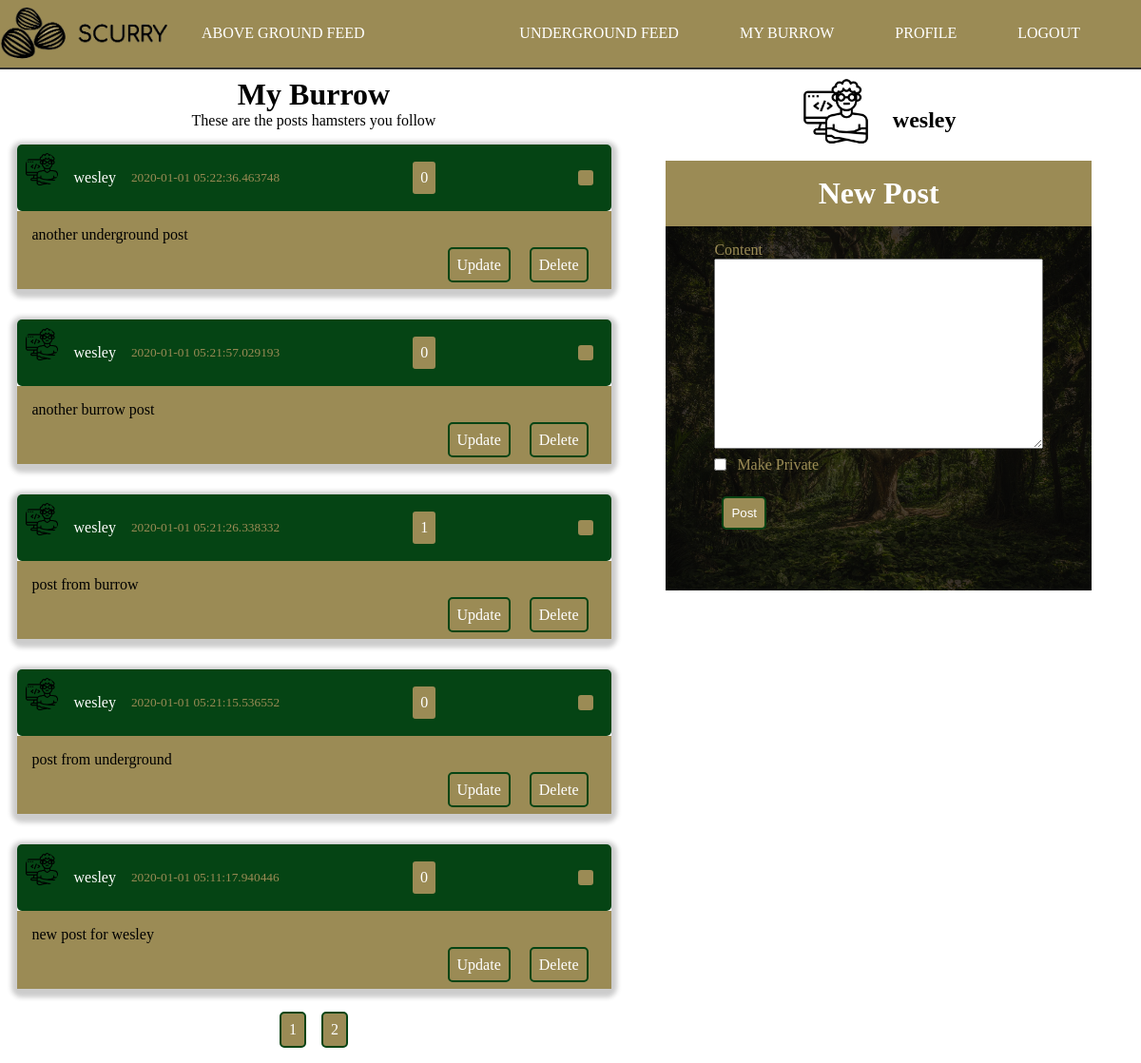
The app's page /burrow (signed in) with its own data.
### scurry/models.py (models this page shows, shortened)
class Post(db.Model):
    id = db.Column(db.Integer, primary_key=True)
    content = db.Column(db.Text, nullable=False)
    date_posted = db.Column(db.DateTime, nullable=False, default=datetime.utcnow)
    user_id = db.Column(db.Integer, db.ForeignKey('user.id'), nullable=False)
    private = db.Column(db.Boolean, default=False, nullable=False)
    likes = db.relationship('PostLike', backref='post', lazy='dynamic')

class User(db.Model, UserMixin):
    id = db.Column(db.Integer, primary_key=True)
    username = db.Column(db.String(20), unique=True, nullable=False)
    email = db.Column(db.String(120), unique=True, nullable=False)
    image_file = db.Column(db.String(20), nullable=False, default='noprofile.jpg')
    password = db.Column(db.String(60), nullable=False)
    posts = db.relationship('Post', backref='author', lazy=True)
    followed = db.relationship(
        'User', secondary=followers,
        primaryjoin=(followers.c.follower_id == id),
        secondaryjoin=(followers.c.followed_id == id),
        backref=db.backref('followers', lazy='dynamic'), lazy='dynamic')
    def followed_posts(self):
        followed = Post.query.join(
            followers, (followers.c.followed_id == Post.user_id)).filter(
                followers.c.follower_id == self.id)
        own = Post.query.filter_by(user_id=self.id)
        return followed.union(own).order_by(Post.date_posted.desc())
    liked = db.relationship(
        'PostLike',
        foreign_keys='PostLike.user_id',
        backref='user', lazy='dynamic')

### scurry/posts/routes.py (the view)
@posts.route('/burrow', methods=['GET', 'POST'])
@login_required
def burrow():
    postForm = PostForm()
    if postForm.validate_on_submit():
        post = Post(private=postForm.private.data, content=postForm.content.data, author=current_user)
        db.session.add(post)
        db.session.commit()
        flash('Post Created!', 'success')
    page = request.args.get('page', 1, type=int)
    user = User.query.filter_by(username=current_user.username).first_or_404()
    posts = user.followed_posts().paginate(page=page, per_page=5)
    return render_template('burrow.html', postForm=postForm, title="My Burrow", posts=posts)

### scurry/posts/forms.py
class PostForm(FlaskForm):
    content = TextAreaField('Content', validators=[DataRequired()])
    private = BooleanField('Make Private')
    submit = SubmitField('Post')

### scurry/models.py (called while the page is built)
@login_manager.user_loader
def load_user(user_id):
    return User.query.get(int(user_id))

### scurry/templates/burrow.html (shortened to what this page needs)
{% extends "layout.html" %}
{% block content %}
    <div class="container" id="home">
        <h1 class="page-header">My Burrow</h1>
        <p class="page-header">These are the posts hamsters you follow</p class="page-header">
        <div class="posts-container">
            {%  for post in posts.items %}
                <article class="article-post shadow">
                    <div class="post-head">
                        <img src="{{ url_for('static', filename='images/' + post.author.image_file) }}" alt="user photo" class="article-img">
                        <div class="post-metadata">
                            <a class="post-author" href="{{ url_for('users.user_posts', username=post.author.username) }}">{{ post.author.username }}</a>
                            <small>{{ post.date_posted }}</small>
                            <p class="btn right">
                                {{ post.likes.count() }}
                            </p>
                            <ion-icon class="btn share-btn right" name="share-alt"></ion-icon>
                        </div>
                    </div>
                    <div class="post-body">
                        <p class="post-content">{{ post.content }}</p>
                        <div class="post-buttons">
                            {% if current_user.username == post.author.username %}
                                <a href="{{ url_for('posts.update_post', post_id=post.id) }}" class="btn">Update</a>
                                <a href="{{ url_for('posts.delete_post', post_id=post.id) }}" class="btn">Delete</a>
                            {% endif %}
                        </div>
                    </div>
                </article>
            {% endfor %}
            <div class="pagination">
                {% for page_num in posts.iter_pages() %}
                    {% if page_num %}
                        <a class="btn btn-info" href="{{ url_for('main.index', page=page_num) }}">{{ page_num }}</a>
                    {% else %}
                        ...
                    {% endif %}
                {% endfor %}
            </div>
        </div>
    </div>
{% endblock content %}

### scurry/templates/layout.html (shortened to what this page needs)
<!DOCTYPE html>
<html lang="en">
<head>
    <link rel="stylesheet" type="text/css" href="{{ url_for('static', filename='style.css') }}">
</head>
<body>
    <header>
        <nav class="header-nav">
            <div class="header-logo">
                <img src="{{ url_for('static', filename='images/scurry-logo.png') }}" alt="Scurry - A Place for Squirrels" class="logo">
            </div>
            <ul class="nav-list">
                <li class="nav-list-item">
                    <a href="{{ url_for('main.index') }}" class="nav-link">Above Ground Feed</a>
                </li>
            </ul>
            <ul class="nav-list right">
                {% if current_user.is_authenticated %}
                <li class="nav-list-item">
                    <a href="{{ url_for('posts.underground') }}" class="nav-link">Underground Feed</a>
                </li>
                <li class="nav-list-item">
                    <a href="{{ url_for('posts.burrow') }}" class="nav-link">My Burrow</a>
                </li>
                <li class="nav-list-item">
                    <a href="{{ url_for('users.profile') }}" class="nav-link">Profile</a>
                </li>
                <li class="nav-list-item">
                    <a href="{{ url_for('users.logout') }}" class="nav-link">Logout</a>
                </li>
                {% endif %}
            </ul>
        </nav>
    </header>
    <main id="main">
        <div class="content-container" id="main-block">
            {%  block content %}{% endblock %}
        </div>
        <div class="sidebar-container" id="sidebar-block">
        {% if current_user.is_authenticated %}
            <div class="home-sidebar-user-info">
                <img src="{{ url_for('static', filename='images/' + current_user.image_file) }}" alt="user photo" class="sidebar-img">
                <h2>{{ current_user.username }}</h2>
            </div>
            <div class="post-form">
                <form action="" method="POST" class="form">
                    <div class="form-legend">
                        <h1>New Post</h1>
                    </div>
                    <div class="form-well">
                        <div class="form-group">
                            {{ postForm.content.label(class="form-control-label") }}
                            {% if postForm.content.errors %}
                                <div class="invalid-feedback">
                                    {% for error in postForm.content.errors %}
                                        <span>{{ error }}</span>
                                    {% endfor %}
                                </div>
                            {% else %}
                                {{ postForm.content(class="form-control-post-textarea") }}
                            {% endif %}
                        </div>
                        <div class="form-group">
                            {{ postForm.private.label(class="form-control-boolean-label") }}
                            {{ postForm.private(class="form-control-boolean") }}
                        </div>
                        <div class="form-group post-submit">
                            {{ postForm.submit(class="btn")}}
                        </div>
                    </div>
                </form>
            </div>
        {% endif %}
        </div>
    </main>
</body>
</html>

### scurry/static/style.css (style rules this page uses)
*, *::before, *::after { margin: 0; padding: 0; box-sizing: border-box; }
html { --main-color: #054414; --accent-color: #9b8b55; }
body { background-size: cover; }
a { text-decoration: none; color: #ffffff; transition: color .4s ease; }
.container { padding: .5rem; }
.shadow { -webkit-box-shadow: 0px 3px 5px 6px #ccc; -moz-box-shadow: 0px 3px 5px 6px #ccc; box-shadow: 0px 3px 5px 6px #ccc; }
.btn { margin: .5rem; padding: .5rem; background: var(--accent-color); border: 2px solid var(--main-color); border-radius: 5px; color: #fff; cursor: pointer; }
.pagination { display: flex; justify-content: center; align-items: center; }
.header-nav { width: 100vw; border-bottom: 2px solid #333; background: var(--accent-color); display: flex; }
.header-logo > .logo { max-width: 180px; object-fit: contain; }
.nav-list { margin-right: 2rem; list-style: none; display: flex; flex-flow: row nowrap; justify-content: center; align-items: center; }
.nav-list-item { margin: .5rem 2rem; }
.nav-link { text-transform: uppercase; }
.right { margin-left: auto; }
#main-block { grid-area: main; }
#sidebar-block { grid-area: side; }
#main { max-width: 1175px; height: 100%; display: grid; grid-template-areas: 'main main main side side' 'main main main side side' 'main main main side side'; grid-gap: .5rem; }
.content-container { width: 55vw; }
.sidebar-container { width: 40vw; }
.page-header { text-align: center; }
#home { height: 100%; display: flex; flex-direction: column; }
.posts-container { grid-area: main; display: flex; flex-direction: column; justify-content: center; align-items: center; color: #ffffff; }
.article-post { width: 100%; max-width: 625px; margin: 1rem; border-radius: 5px; }
.post-head { padding: .5rem; width: 100%; background: var(--main-color); color: var(--accent-color); display: flex; border-radius: 5px; }
.post-author { color: #ffffff; margin-right: 1rem; }
.post-metadata { margin-left: 1rem; width: 100%; display: flex; justify-content: center; align-items: center; }
.article-img { width: 36px; height: 36px; object-fit: contain; border-radius: 50%; }
.post-body { padding: 1rem; padding-bottom: 3rem; width: 100%; background: var(--accent-color); color: black; position: relative; }
.post-buttons { margin: .5rem; position: absolute; right: 8px; bottom: 8px; }
.home-sidebar-user-info { padding-top: .5rem; display: flex; justify-content: center; align-items: center; }
.home-sidebar-user-info > h2 { margin: 1.3rem 0 0 1.5rem; }
.sidebar-img { height: 72px; width: 72px; object-fit: cover; }
.post-form { padding: .5rem; }
.form { margin: auto; padding: .5rem; width: 100%; max-width: 650px; }
.form-legend { padding: 1rem 0; width: 100%; text-align: center; background: var(--accent-color); color: #ffffff; }
.form-well { padding: .5rem .5rem 3rem .5rem; height: 100%; width: 100%; background: linear-gradient( rgba(0,0,0,0.7), rgba(0,0,0,0.7)), url('./images/forest.jpeg') no-repeat center; background-size: cover; }
.form-group { margin: .5rem auto; width: 80%; position: relative; display: flex; flex-direction: column; justify-content: center; align-items: flex-start; color: var(--accent-color); }
.form-control-post-textarea { width: 100%; height: 200px; }
.form-control-boolean-label { margin-left: 1.5rem; }
.form-control-boolean { display: inline; position: absolute; }
.post-submit { margin-top: 1rem; }

### records on screen
Post: image_file (picture), author.username "wesley", date_posted "2020-01-01 05:22:36.463748", likes.count "0", content "another underground post"
Post: image_file (picture), author.username "wesley", date_posted "2020-01-01 05:21:57.029193", likes.count "0", content "another burrow post"
Post: image_file (picture), author.username "wesley", date_posted "2020-01-01 05:21:26.338332", likes.count "1", content "post from burrow"
Post: image_file (picture), author.username "wesley", date_posted "2020-01-01 05:21:15.536552", likes.count "0", content "post from underground"
Post: image_file (picture), author.username "wesley", date_posted "2020-01-01 05:11:17.940446", likes.count "0", content "new post for wesley"
User: image_file (picture), username "wesley"

### other values on screen
{{ page_num }} "1" "2"
{{ postForm.content.label(class="form-control-label") }} "Content"
{{ postForm.private.label(class="form-control-boolean-label") }} "Make Private"
